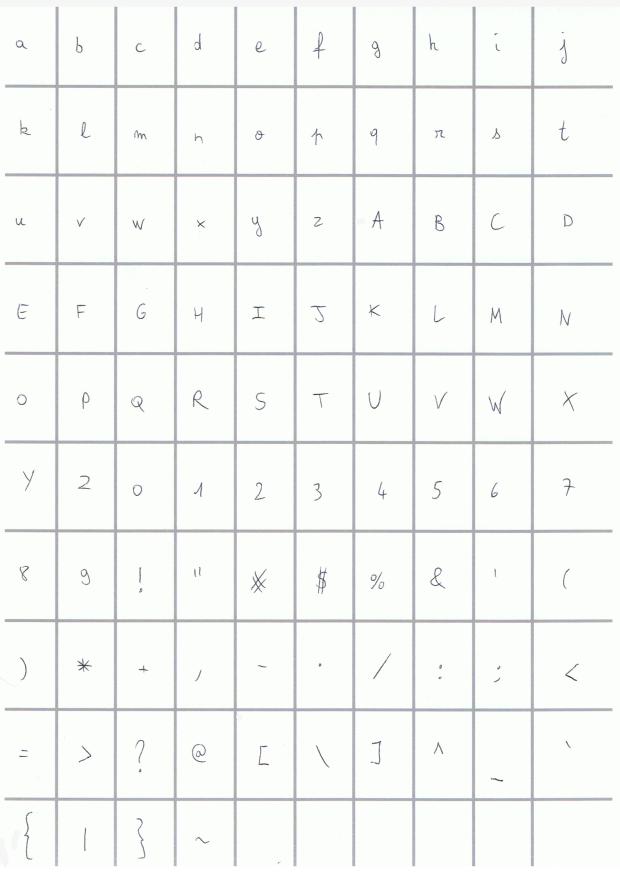
#> input picture generator/datasets/dataset.jpg, 2480 x 3506 px (shown at 1/4 size)
$ python dataset.py generator/datasets/dataset.jpg   (Python 2 division)   (older library calls are emulated)
#> lines starting #> are read from the running program, lines starting #| are printed output that depends on the picture; after the words box and inside, x2 and y2 are one past the last pixel; in counts of white or black regions, pixels touching at a corner belong together
#!/usr/bin/env python
##
## ocr.py
##
## Made by xsyann
## Contact  <contact@xsyann.com>
##
## Started on  Fri Mar 28 15:09:44 2014 xsyann
## Last update Thu Apr  3 21:02:45 2014 xsyann
##

"""
Dataset pre-processing for OCR using OpenCV.

Authors:
        Nicolas PELICAN
        Yann KOETH
"""

import os
import string
import random
import numpy as np
import cv2

class Dataset(object):
    """Dataset of image files.
    Generate samples and responses arrays from images.
    """

    # [11 lines left out: function __init__, not called in this run]

    def preprocess(self, trainRatio):
        self.__stackArrays(self.__getItems(trainRatio))

    def getResponse(self, index):
        return self.__classifications[index]

    @property
    def classificationCount(self):
        return len(self.__classifications)

    # [71 lines left out: functions trainSampleCount, testSampleCount, __loadClassifications, __stackArraysAux, __stackArrays, __getItems and 1 more, not called in this run]


class DatasetItem(object):
    """An item in the data set.
    Handle pre-processing of that item.
    """
    RESIZE = 16

    def __init__(self):
        self.input = None
        self.preprocessed = None
        self.classification = None

    def loadFromFile(self, filename):
        if not os.path.isfile(filename):
            raise OSError(2, 'File not found', filename)
        self.__load(filename)
#> in __load, self.input is the input picture: shape (3506, 2480, 3); mean B, G, R 244.8, 247.3, 245.1
        self.__preprocess()
#> in __preprocess, `thresh = cv2.adaptiveThreshold(src=blur, maxValue=255, adaptiveMethod=..`:
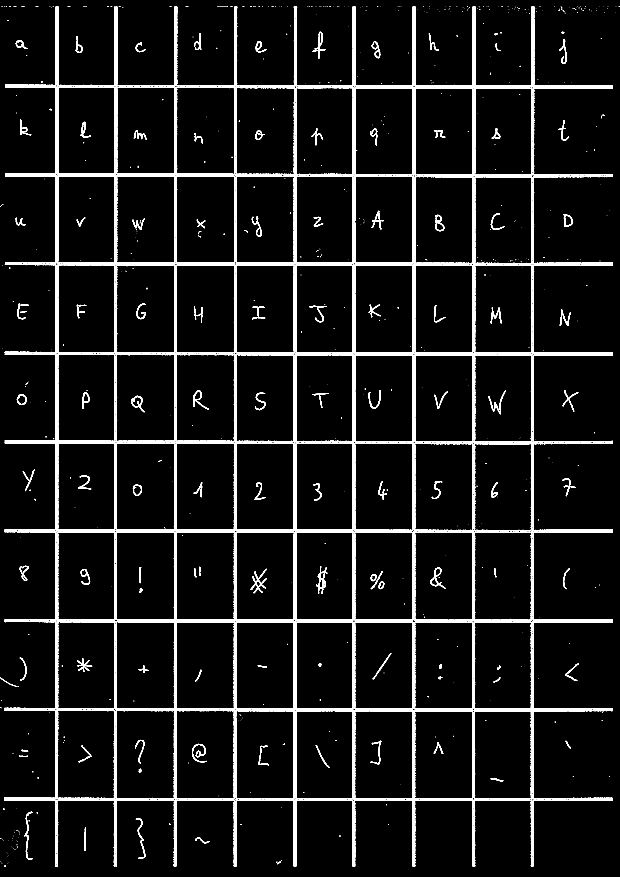
#> thresh: shape (3506, 2480) (shown at 1/4 size); 6.2% white; 677 white regions (551 under 20 px)

    def loadFromImage(self, img):
        self.input = img
        self.__preprocess()

    # [4 lines left out: function sample, not called in this run]

    def __load(self, filename):
        self.input = cv2.imread(filename, cv2.CV_LOAD_IMAGE_COLOR)

    def __mergeContours(self, contours):
        """Merge all bounding boxes.
        Returns x, y, w, h.
        """
        x, y, x1, y1 = [], [], [], []
        for cnt in contours:
            pX, pY, pW, pH = cv2.boundingRect(cnt)
            x.append(pX)
            y.append(pY)
            x1.append(pX + pW)
            y1.append(pY + pH)
        bbX, bbY = min(x), min(y)
        bbW, bbH = max(x1) - bbX, max(y1) - bbY
        return bbX, bbY, bbW, bbH

    def __cropToFit(self, image):
        """Crop image to fit the bounding box.
        """
        clone = image.copy()
        contours, hierarchy = cv2.findContours(clone, cv2.RETR_LIST, cv2.CHAIN_APPROX_SIMPLE)
        if not contours:
            return image
        x, y, w, h = self.__mergeContours(contours)
        cv2.rectangle(self.input, (x, y), (x + w, y + h), (0, 0, 255), 1)
        return image[y:y+h, x:x+w]

    def __ratioResize(self, image):
        """Resize image to get an aspect ratio of 1:1 (square).
        """
        h, w = image.shape
        ratioSize = max(h, w)
        blank = np.zeros((ratioSize, ratioSize), np.uint8)
        x = (ratioSize - w) / 2.0
        y = (ratioSize - h ) / 2.0
        blank[y:y+h, x:x+w] = image
        return blank

    def __preprocess(self):
        """Pre-process image :
        - Convert To Grayscale
        - Gaussian Blur (remove noise)
        - Threshold (black and white image)
        - Crop to fit bounding box
        - Resize
        """
        gray = cv2.cvtColor(self.input, cv2.COLOR_BGR2GRAY)
        blur = cv2.GaussianBlur(src=gray, ksize=(5, 5), sigmaX=0)
        thresh = cv2.adaptiveThreshold(src=blur, maxValue=255,
                                       adaptiveMethod=cv2.ADAPTIVE_THRESH_GAUSSIAN_C,
                                       thresholdType=cv2.THRESH_BINARY_INV,
                                       blockSize=11, C=2)
        cropped = self.__cropToFit(thresh)
#> in __cropToFit, `contours, hierarchy = cv2.findContours(clone, cv2.RETR_LIST, cv2.CHAIN..`: contours = 6664 contours, 3762 with area under 20; largest, box (x1, y1, x2, y2) and area: (18, 27, 2452, 3465) 5573911, (705, 2843, 937, 3195) 80170, (465, 2843, 698, 3194) 80082, (705, 2128, 938, 2479) 80076, (705, 1060, 938, 1410) 80069
#> the loop in __mergeContours, `for cnt in contours:` made 6664 passes
#> (pX, pY, pW, pH) on passes 1 to 3: (16, 3463, 8, 3), (1652, 3459, 5, 4), (20, 3460, 1, 1)
#> after the loop in __mergeContours, `for cnt in contours:`: x = 6664 values, max 2474 at index 6581, min 0 at index 164, mean 1201.5; x1 = 6664 values, max 2480 at index 6581, min 2 at index 164, mean 1212.1; y = 6664 values, max 3463 at index 0, min 24 at index 6647, mean 1718.7; y1 = 6664 values, max 3466 at index 0, min 25 at index 6647, mean 1729.8
#> in __mergeContours, `bbX, bbY = min(x), min(y)`: bbX = 0; bbY = 24
#> in __mergeContours, `bbW, bbH = max(x1) - bbX, max(y1) - bbY`: bbW = 2480; bbH = 3442
#> in __cropToFit, `x, y, w, h = self.__mergeContours(contours)`: x = 0; y = 24; w = 2480; h = 3442
#> in __cropToFit, `return image[y:y+h, x:x+w]`:
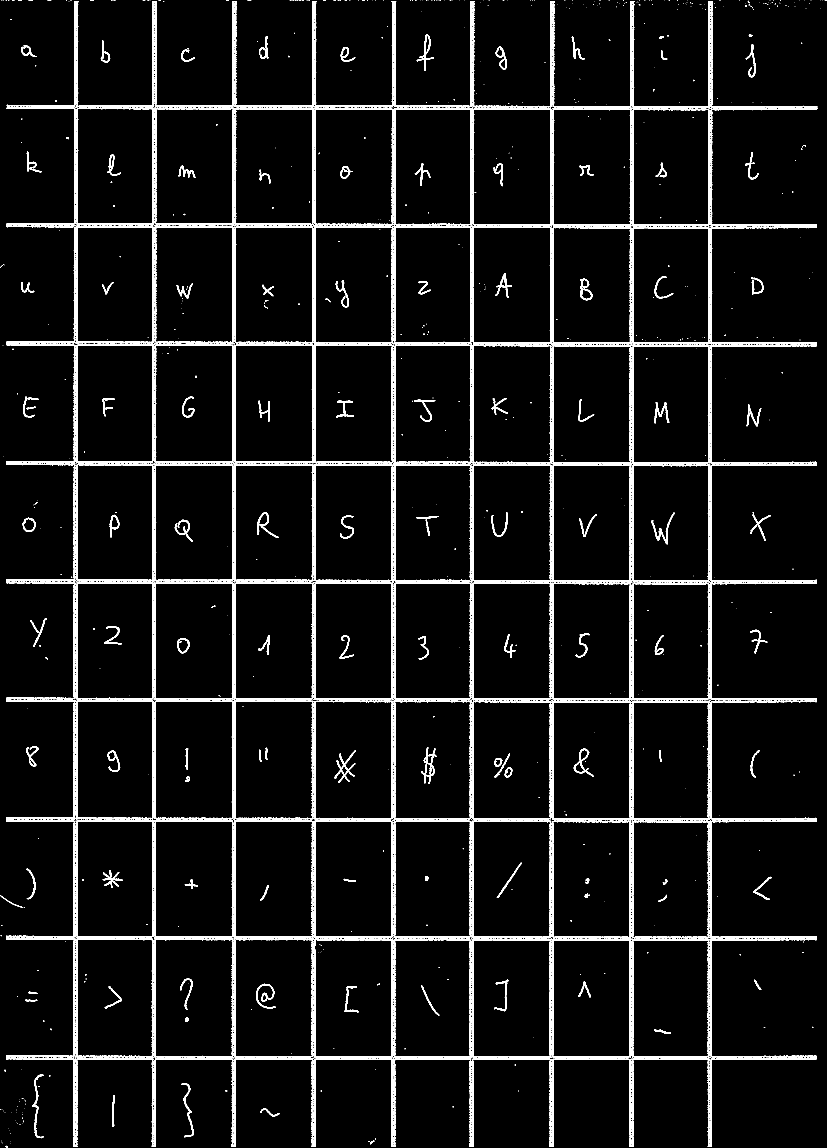
#> returned value: shape (3442, 2480) (shown at 1/3 size); 6.3% white; 677 white regions (551 under 20 px), largest, box (x1, y1, x2, y2) and area: (18, 3, 2452, 3441) 483192, (455, 3178, 468, 3441) 2371, (1264, 2242, 1310, 2351) 1302
        squared = self.__ratioResize(cropped)
        self.preprocessed = cv2.resize(squared, (self.RESIZE, self.RESIZE))

if __name__ == "__main__":
    import argparse, sys

    parser = argparse.ArgumentParser(description="Show the pre-processing step of OCR.")
    parser.add_argument("filename", help="File to pre-process")
    args = parser.parse_args()

    item = DatasetItem()
    try:
#> (the run stopped early here; a loop or call above may not have finished)
